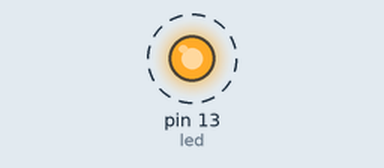
A sketch run on a simulated Arduino Uno, built with avr-gcc and run on an emulated ATmega328P. On the bench: output pins drawn as LEDs (lit = HIGH). Dashed ring = blinking. What the sketch prints to the serial monitor is not drawn.

Above: at 0.5 s.
Timing chart, 0 to 4.6 s (numbered marks = the images above):
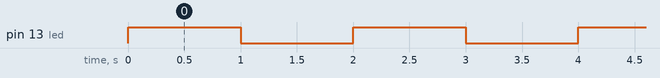

Measured:
- by itself, pin 13 (led): alternates HIGH for 1.0 s and LOW for 1.0 s

The sketch:

Blink.ino
```cpp
// Dichiarazione variabili

int led = 13;
int time = 1000;

// Setup

void setup() {

  // Pin output

  pinMode(led, OUTPUT);
  Serial.begin(9600);

}

// Loop

void loop() {

  // Led acceso

  digitalWrite(led, HIGH);
  Serial.println("Led acceso!");

  delay(time);

  // Led spento

  digitalWrite(led, LOW);
  Serial.println("Led spento!");

  delay(time);

}
```
